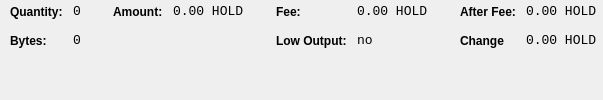
                                    <widget class="QWidget" name="widgetCoinControl" native="true">
                                        <property name="sizePolicy">
                                            <sizepolicy hsizetype="Preferred" vsizetype="Preferred">
                                                <horstretch>0</horstretch>
                                                <verstretch>0</verstretch>
                                            </sizepolicy>
                                        </property>
                                        <property name="minimumSize">
                                            <size>
                                                <width>0</width>
                                                <height>0</height>
                                            </size>
                                        </property>
                                        <property name="styleSheet">
                                            <string notr="true"/>
                                        </property>
                                        <layout class="QHBoxLayout" name="horizontalLayoutCoinControl5">
                                            <property name="margin">
                                                <number>0</number>
                                            </property>
                                            <item>
                                                <layout class="QHBoxLayout" name="horizontalLayoutCoinControl3"
                                                        stretch="0,0,0,1">
                                                    <property name="spacing">
                                                        <number>20</number>
                                                    </property>
                                                    <property name="topMargin">
                                                        <number>0</number>
                                                    </property>
                                                    <property name="bottomMargin">
                                                        <number>10</number>
                                                    </property>
                                                    <item>
                                                        <layout class="QFormLayout" name="formLayoutCoinControl1">
                                                            <property name="horizontalSpacing">
                                                                <number>10</number>
                                                            </property>
                                                            <property name="verticalSpacing">
                                                                <number>14</number>
                                                            </property>
                                                            <property name="leftMargin">
                                                                <number>10</number>
                                                            </property>
                                                            <property name="topMargin">
                                                                <number>4</number>
                                                            </property>
                                                            <property name="rightMargin">
                                                                <number>6</number>
                                                            </property>
                                                            <item row="0" column="0">
                                                                <widget class="QLabel"
                                                                        name="labelCoinControlQuantityText">
                                                                    <property name="styleSheet">
                                                                        <string notr="true">font-weight:bold;</string>
                                                                    </property>
                                                                    <property name="text">
                                                                        <string>Quantity:</string>
                                                                    </property>
                                                                    <property name="margin">
                                                                        <number>0</number>
                                                                    </property>
                                                                </widget>
                                                            </item>
                                                            <item row="0" column="1">
                                                                <widget class="QLabel" name="labelCoinControlQuantity">
                                                                    <property name="font">
                                                                        <font>
                                                                            <family>Monospace</family>
                                                                            <pointsize>10</pointsize>
                                                                        </font>
                                                                    </property>
                                                                    <property name="cursor">
                                                                        <cursorShape>IBeamCursor</cursorShape>
                                                                    </property>
                                                                    <property name="contextMenuPolicy">
                                                                        <enum>Qt::ActionsContextMenu</enum>
                                                                    </property>
                                                                    <property name="text">
                                                                        <string>0</string>
                                                                    </property>
                                                                    <property name="margin">
                                                                        <number>0</number>
                                                                    </property>
                                                                    <property name="textInteractionFlags">
                                                                        <set>
                                                                            Qt::LinksAccessibleByMouse|Qt::TextSelectableByKeyboard|Qt::TextSelectableByMouse
                                                                        </set>
                                                                    </property>
                                                                </widget>
                                                            </item>
                                                            <item row="1" column="0">
                                                                <widget class="QLabel" name="labelCoinControlBytesText">
                                                                    <property name="styleSheet">
                                                                        <string notr="true">font-weight:bold;</string>
                                                                    </property>
                                                                    <property name="text">
                                                                        <string>Bytes:</string>
                                                                    </property>
                                                                </widget>
                                                            </item>
                                                            <item row="1" column="1">
                                                                <widget class="QLabel" name="labelCoinControlBytes">
                                                                    <property name="font">
                                                                        <font>
                                                                            <family>Monospace</family>
                                                                            <pointsize>10</pointsize>
                                                                        </font>
                                                                    </property>
                                                                    <property name="cursor">
                                                                        <cursorShape>IBeamCursor</cursorShape>
                                                                    </property>
                                                                    <property name="contextMenuPolicy">
                                                                        <enum>Qt::ActionsContextMenu</enum>
                                                                    </property>
                                                                    <property name="text">
                                                                        <string>0</string>
                                                                    </property>
                                                                    <property name="textInteractionFlags">
                                                                        <set>
                                                                            Qt::LinksAccessibleByMouse|Qt::TextSelectableByKeyboard|Qt::TextSelectableByMouse
                                                                        </set>
                                                                    </property>
                                                                </widget>
                                                            </item>
                                                        </layout>
                                                    </item>
                                                    <item>
                                                        <layout class="QFormLayout" name="formLayoutCoinControl2">
                                                            <property name="horizontalSpacing">
                                                                <number>10</number>
                                                            </property>
                                                            <property name="verticalSpacing">
                                                                <number>14</number>
                                                            </property>
                                                            <property name="leftMargin">
                                                                <number>6</number>
                                                            </property>
                                                            <property name="topMargin">
                                                                <number>4</number>
                                                            </property>
                                                            <property name="rightMargin">
                                                                <number>6</number>
                                                            </property>
                                                            <item row="0" column="0">
                                                                <widget class="QLabel"
                                                                        name="labelCoinControlAmountText">
                                                                    <property name="styleSheet">
                                                                        <string notr="true">font-weight:bold;</string>
                                                                    </property>
                                                                    <property name="text">
                                                                        <string>Amount:</string>
                                                                    </property>
                                                                    <property name="margin">
                                                                        <number>0</number>
                                                                    </property>
                                                                </widget>
                                                            </item>
                                                            <item row="0" column="1">
                                                                <widget class="QLabel" name="labelCoinControlAmount">
                                                                    <property name="font">
                                                                        <font>
                                                                            <family>Monospace</family>
                                                                            <pointsize>10</pointsize>
                                                                        </font>
                                                                    </property>
                                                                    <property name="cursor">
                                                                        <cursorShape>IBeamCursor</cursorShape>
                                                                    </property>
                                                                    <property name="contextMenuPolicy">
                                                                        <enum>Qt::ActionsContextMenu</enum>
                                                                    </property>
                                                                    <property name="text">
                                                                        <string notr="true">0.00 HOLD</string>
                                                                    </property>
                                                                    <property name="textInteractionFlags">
                                                                        <set>
                                                                            Qt::LinksAccessibleByMouse|Qt::TextSelectableByKeyboard|Qt::TextSelectableByMouse
                                                                        </set>
                                                                    </property>
                                                                </widget>
                                                            </item>
                                                        </layout>
                                                    </item>
                                                    <item>
                                                        <layout class="QFormLayout" name="formLayoutCoinControl3">
                                                            <property name="horizontalSpacing">
                                                                <number>10</number>
                                                            </property>
                                                            <property name="verticalSpacing">
                                                                <number>14</number>
                                                            </property>
                                                            <property name="leftMargin">
                                                                <number>6</number>
                                                            </property>
                                                            <property name="topMargin">
                                                                <number>4</number>
                                                            </property>
                                                            <property name="rightMargin">
                                                                <number>6</number>
                                                            </property>
                                                            <item row="0" column="0">
                                                                <widget class="QLabel" name="labelCoinControlFeeText">
                                                                    <property name="styleSheet">
                                                                        <string notr="true">font-weight:bold;</string>
                                                                    </property>
                                                                    <property name="text">
                                                                        <string>Fee:</string>
                                                                    </property>
                                                                    <property name="margin">
                                                                        <number>0</number>
                                                                    </property>
                                                                </widget>
                                                            </item>
                                                            <item row="0" column="1">
                                                                <widget class="QLabel" name="labelCoinControlFee">
                                                                    <property name="font">
                                                                        <font>
                                                                            <family>Monospace</family>
                                                                            <pointsize>10</pointsize>
                                                                        </font>
                                                                    </property>
                                                                    <property name="cursor">
                                                                        <cursorShape>IBeamCursor</cursorShape>
                                                                    </property>
                                                                    <property name="contextMenuPolicy">
                                                                        <enum>Qt::ActionsContextMenu</enum>
                                                                    </property>
                                                                    <property name="text">
                                                                        <string notr="true">0.00 HOLD</string>
                                                                    </property>
                                                                    <property name="textInteractionFlags">
                                                                        <set>
                                                                            Qt::LinksAccessibleByMouse|Qt::TextSelectableByKeyboard|Qt::TextSelectableByMouse
                                                                        </set>
                                                                    </property>
                                                                </widget>
                                                            </item>
                                                            <item row="1" column="0">
                                                                <widget class="QLabel"
                                                                        name="labelCoinControlLowOutputText">
                                                                    <property name="styleSheet">
                                                                        <string notr="true">font-weight:bold;</string>
                                                                    </property>
                                                                    <property name="text">
                                                                        <string>Low Output:</string>
                                                                    </property>
                                                                </widget>
                                                            </item>
                                                            <item row="1" column="1">
                                                                <widget class="QLabel" name="labelCoinControlLowOutput">
                                                                    <property name="font">
                                                                        <font>
                                                                            <family>Monospace</family>
                                                                            <pointsize>10</pointsize>
                                                                        </font>
                                                                    </property>
                                                                    <property name="cursor">
                                                                        <cursorShape>IBeamCursor</cursorShape>
                                                                    </property>
                                                                    <property name="contextMenuPolicy">
                                                                        <enum>Qt::ActionsContextMenu</enum>
                                                                    </property>
                                                                    <property name="text">
                                                                        <string>no</string>
                                                                    </property>
                                                                    <property name="textInteractionFlags">
                                                                        <set>
                                                                            Qt::LinksAccessibleByMouse|Qt::TextSelectableByKeyboard|Qt::TextSelectableByMouse
                                                                        </set>
                                                                    </property>
                                                                </widget>
                                                            </item>
                                                        </layout>
                                                    </item>
                                                    <item>
                                                        <layout class="QFormLayout" name="formLayoutCoinControl4">
                                                            <property name="horizontalSpacing">
                                                                <number>10</number>
                                                            </property>
                                                            <property name="verticalSpacing">
                                                                <number>14</number>
                                                            </property>
                                                            <property name="leftMargin">
                                                                <number>6</number>
                                                            </property>
                                                            <property name="topMargin">
                                                                <number>4</number>
                                                            </property>
                                                            <property name="rightMargin">
                                                                <number>6</number>
                                                            </property>
                                                            <item row="0" column="0">
                                                                <widget class="QLabel"
                                                                        name="labelCoinControlAfterFeeText">
                                                                    <property name="styleSheet">
                                                                        <string notr="true">font-weight:bold;</string>
                                                                    </property>
                                                                    <property name="text">
                                                                        <string>After Fee:</string>
                                                                    </property>
                                                                    <property name="margin">
                                                                        <number>0</number>
                                                                    </property>
                                                                </widget>
                                                            </item>
                                                            <item row="0" column="1">
                                                                <widget class="QLabel" name="labelCoinControlAfterFee">
                                                                    <property name="font">
                                                                        <font>
                                                                            <family>Monospace</family>
                                                                            <pointsize>10</pointsize>
                                                                        </font>
                                                                    </property>
                                                                    <property name="cursor">
                                                                        <cursorShape>IBeamCursor</cursorShape>
                                                                    </property>
                                                                    <property name="contextMenuPolicy">
                                                                        <enum>Qt::ActionsContextMenu</enum>
                                                                    </property>
                                                                    <property name="text">
                                                                        <string notr="true">0.00 HOLD</string>
                                                                    </property>
                                                                    <property name="textInteractionFlags">
                                                                        <set>
                                                                            Qt::LinksAccessibleByMouse|Qt::TextSelectableByKeyboard|Qt::TextSelectableByMouse
                                                                        </set>
                                                                    </property>
                                                                </widget>
                                                            </item>
                                                            <item row="1" column="0">
                                                                <widget class="QLabel"
                                                                        name="labelCoinControlChangeText">
                                                                    <property name="styleSheet">
                                                                        <string notr="true">font-weight:bold;</string>
                                                                    </property>
                                                                    <property name="text">
                                                                        <string>Change</string>
                                                                    </property>
                                                                </widget>
                                                            </item>
                                                            <item row="1" column="1">
                                                                <widget class="QLabel" name="labelCoinControlChange">
                                                                    <property name="font">
                                                                        <font>
                                                                            <family>Monospace</family>
                                                                            <pointsize>10</pointsize>
                                                                        </font>
                                                                    </property>
                                                                    <property name="cursor">
                                                                        <cursorShape>IBeamCursor</cursorShape>
                                                                    </property>
                                                                    <property name="contextMenuPolicy">
                                                                        <enum>Qt::ActionsContextMenu</enum>
                                                                    </property>
                                                                    <property name="text">
                                                                        <string notr="true">0.00 HOLD</string>
                                                                    </property>
                                                                    <property name="textInteractionFlags">
                                                                        <set>
                                                                            Qt::LinksAccessibleByMouse|Qt::TextSelectableByKeyboard|Qt::TextSelectableByMouse
                                                                        </set>
                                                                    </property>
                                                                </widget>
                                                            </item>
                                                        </layout>
                                                    </item>
                                                </layout>
                                            </item>
                                        </layout>
                                    </widget>
